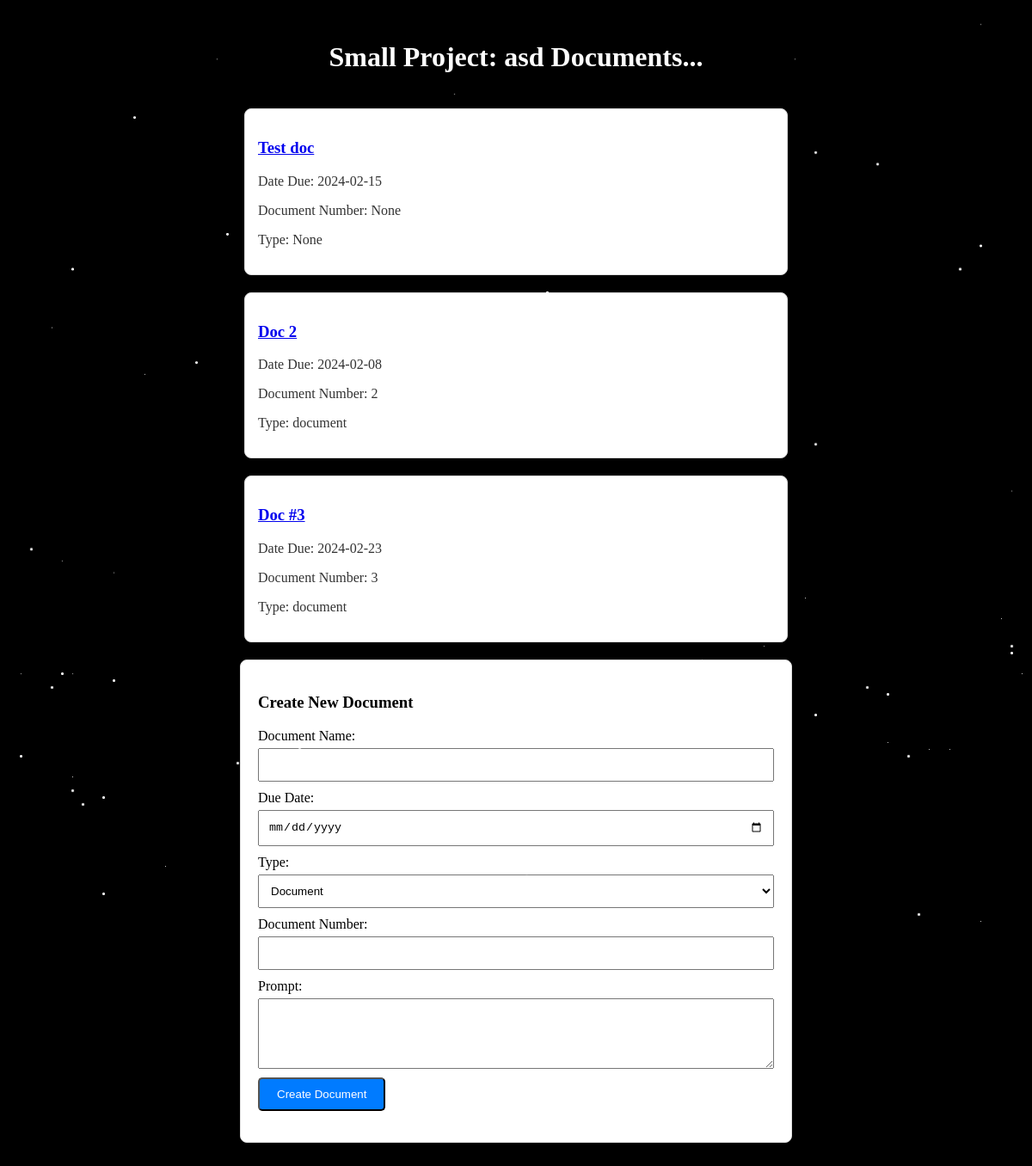
Page /view-documents/1/ on the committed database.
### base/models.py (models this page shows)
class SubProject(models.Model):
    name = models.CharField(max_length=200,null=True)
    description = models.CharField(max_length=200,null=True)
    documents = models.ManyToManyField("Document", related_name="documents", blank=True)

class Document(models.Model):
    name = models.CharField(max_length=200,null=True)
    number = models.CharField(max_length=200,null=True)
    due_date = models.CharField(max_length=200,null=True)
    doc_type = models.CharField(max_length=200,null=True)  # essay or ideation
    prompt = models.CharField(max_length=500,null=True)
    content = models.CharField(max_length=500,null=True)

### base/views.py (the view, shortened to what this page needs)
# urls.py: path("view-documents/<str:pk>/", views.view_documents, name="view-documents"),
def view_documents(request, pk):
    small_project = SubProject.objects.get(pk=int(pk))
    small_project.save()
    context = {"small_project":small_project, "documents":small_project.documents.all()}
    return render(request, "base/view_documents.html", context)

### base/templates/base/view_documents.html (shortened to what this page needs)
{% extends 'main.html' %}
{% block content %}
<div class="document-container">
  <h1>Small Project: {{small_project.name}} Documents...</h1>
  {% for document in documents %}
      <div class="document-box">
        <a href="{% url 'document' document.id%}"><h3>{{ document.name }}</h3></a>
        <p>Date Due: {{ document.due_date }}</p>
        <p>Document Number: {{ document.number }}</p>
        <p>Type: {{ document.doc_type }}</p>
      </div>
  {% endfor %}
  <div class="document-form-card">
    <h3>Create New Document</h3>
    <form class="document-form" method="POST" action="">
      <label for="document_name">Document Name:</label>
      <input type="text" id="document_name" name="document_name" required>
      <label for="due_date">Due Date:</label>
      <input type="date" id="due_date" name="due_date" required>
      <label for="type">Type:</label>
      <select id="type" name="type" required>
        <option value="document">Document</option>
      </select>
      <label for="document_number">Document Number:</label>
      <input type="text" id="document_number" name="document_number" required>
      <label for="prompt">Prompt:</label>
      <textarea id="prompt" name="prompt" rows="4" required></textarea>
      <button type="submit" class="create-document-button">Create Document</button>
    </form>
  </div>
</div>
{% endblock %}

### templates/main.html (shortened to what this page needs)
    <!DOCTYPE html>
    <html lang="en">
    <head>
    </head>
    <body>
        {% block content %}
        {% endblock %}
    </body>

### templates/main.html (style rules this page uses)
body { background-color: #000; }

### base/templates/base/view_documents.html (style rules this page uses)
.document-container { display: flex; flex-direction: column; align-items: center; gap: 20px; padding: 20px; }
.document-box { background-color: #fff; border: 1px solid #ddd; border-radius: 8px; padding: 20px; text-align: left; text-decoration: none; padding: 15px; color: #333; width: 80%; max-width: 600px; }
.document-form-card { background-color: #fff; border: 1px solid #ddd; border-radius: 8px; padding: 20px; width: 80%; max-width: 600px; }
.document-form { width: 100%; }
.document-form label { display: block; margin-bottom: 5px; }
.document-form input, .document-form select, .document-form textarea { width: 100%; padding: 10px; margin-bottom: 10px; box-sizing: border-box; }
.create-document-button { background-color: #007BFF; color: #fff; padding: 10px 20px; text-decoration: none; border-radius: 5px; display: inline-block; transition: background-color 0.3s; }
h1 { color: white; margin-top: 20px; }

### rows in the picture
SubProject: name "asd"
Document: name "Test doc", due_date "2024-02-15", number "None", doc_type "None"
Document: name "Doc 2", due_date "2024-02-08", number "2", doc_type "document"
Document: name "Doc #3", due_date "2024-02-23", number "3", doc_type "document"
